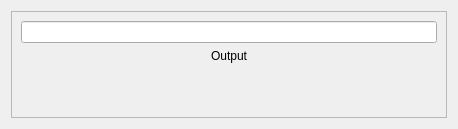
<?xml version="1.0" encoding="UTF-8"?>
<ui version="4.0">
 <class>MathEditWidget</class>
 <widget class="QWidget" name="MathEditWidget">
  <property name="windowModality">
   <enum>Qt::NonModal</enum>
  </property>
  <property name="enabled">
   <bool>true</bool>
  </property>
  <property name="geometry">
   <rect>
    <x>0</x>
    <y>0</y>
    <width>458</width>
    <height>129</height>
   </rect>
  </property>
  <property name="windowTitle">
   <string>Form</string>
  </property>
  <layout class="QHBoxLayout" name="horizontalLayout">
   <item>
    <widget class="QFrame" name="frame">
     <property name="frameShape">
      <enum>QFrame::StyledPanel</enum>
     </property>
     <property name="frameShadow">
      <enum>QFrame::Raised</enum>
     </property>
     <layout class="QVBoxLayout" name="verticalLayout">
      <item>
       <widget class="QLineEdit" name="expressionLine">
        <property name="toolTip">
         <string>&lt;html&gt;&lt;head/&gt;&lt;body&gt;&lt;p&gt;Type your math expression in here&lt;/p&gt;&lt;/body&gt;&lt;/html&gt;</string>
        </property>
       </widget>
      </item>
      <item>
       <widget class="QLabel" name="expressionOutput">
        <property name="text">
         <string>Output</string>
        </property>
        <property name="alignment">
         <set>Qt::AlignCenter</set>
        </property>
       </widget>
      </item>
      <item>
       <spacer name="verticalSpacer">
        <property name="orientation">
         <enum>Qt::Vertical</enum>
        </property>
        <property name="sizeHint" stdset="0">
         <size>
          <width>20</width>
          <height>40</height>
         </size>
        </property>
       </spacer>
      </item>
     </layout>
    </widget>
   </item>
  </layout>
 </widget>
 <resources/>
 <connections/>
</ui>
